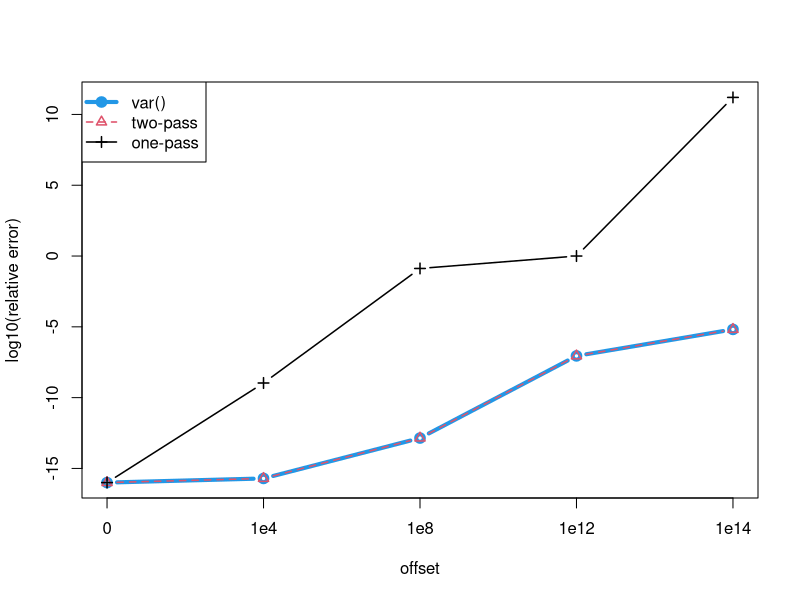

Here is the R script that generated this plot:
## ---- chunk 1
# Set seed to '1' and generate random sample
set.seed(1)

# Generate random sample 'z' with mean '0' and standard deviation '3'
z <- rnorm(100000, mean = 0, sd = 3) 

# Define offsets to be added to the random sample
offsets <- c(0, 1e4, 1e8, 1e12, 1e14)
## ---- chunk 2

# Define two-pass algorithm for sample variance
two_pass_variance <- function(data) {
  n <- length(data)
  sum((data - mean(data))^2) / (n - 1)
}

# Define one-pass formula for sample variance
one_pass_variance <- function(data) {
  n <- length(data)
  (sum(data^2) - sum(data)^2 / n) / (n - 1)
}
## ---- chunk 3

# Create a data frame to store results for each offset
Data_Frame <- data.frame (
  offsets = offsets,
  var = NA,
  two_pass_algorithm = NA,
  one_pass_formula = NA
)

# Loop over each offset and compute variances using different methods
for (i in seq_along(offsets)) {
    x <- offsets[i] + z  # Add offset to the random sample
    Data_Frame$var[i] <- var(x)
    Data_Frame$two_pass_algorithm[i] <- two_pass_variance(x)
    Data_Frame$one_pass_formula[i] <- one_pass_variance(x)
}

print(Data_Frame, digits = 10)
## ---- chunk 4
var_z <- var(z)

# Compute absolute errors
Data_Frame$abs_err_var <- abs(Data_Frame$var - var_z)
Data_Frame$abs_err_two <- abs(Data_Frame$two_pass_algorithm - var_z)
Data_Frame$abs_err_one <- abs(Data_Frame$one_pass_formula - var_z)

# Compute relative errors
Data_Frame$rel_err_var <- Data_Frame$abs_err_var / var_z
Data_Frame$rel_err_two <- Data_Frame$abs_err_two / var_z
Data_Frame$rel_err_one <- Data_Frame$abs_err_one / var_z

print(Data_Frame[c("offsets", "rel_err_var", "rel_err_two", "rel_err_one")], digits = 3)
## ---- chunk 5

# Define function to compute log10 of relative errors with a lower bound
err <- function(e) log10(pmax(e, 1e-16))

# Plot relative errors on a log-log scale
matplot(1:5,
        cbind(err(Data_Frame$rel_err_var),
              err(Data_Frame$rel_err_two),
              err(Data_Frame$rel_err_one)),
        type = "b", pch = c(1, 2, 3), col = c(4, 2, 1),
        lty = c(1, 2, 1), lwd = c(4, 1.5, 1.5), xaxt = "n",
        xlab = "offset", ylab = "log10(relative error)")
axis(1, at = 1:5, labels = c("0", "1e4", "1e8", "1e12", "1e14"))
legend("topleft", c("var()", "two-pass", "one-pass"),
       pch = c(1, 2, 3), col = c(4, 2, 1),
       lty = c(1, 2, 1), lwd = c(4, 1.5, 1.5))
